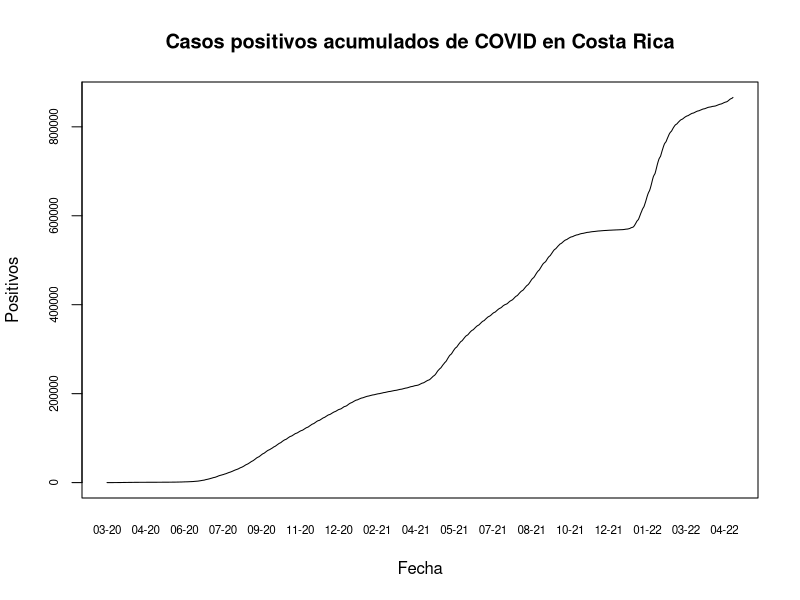
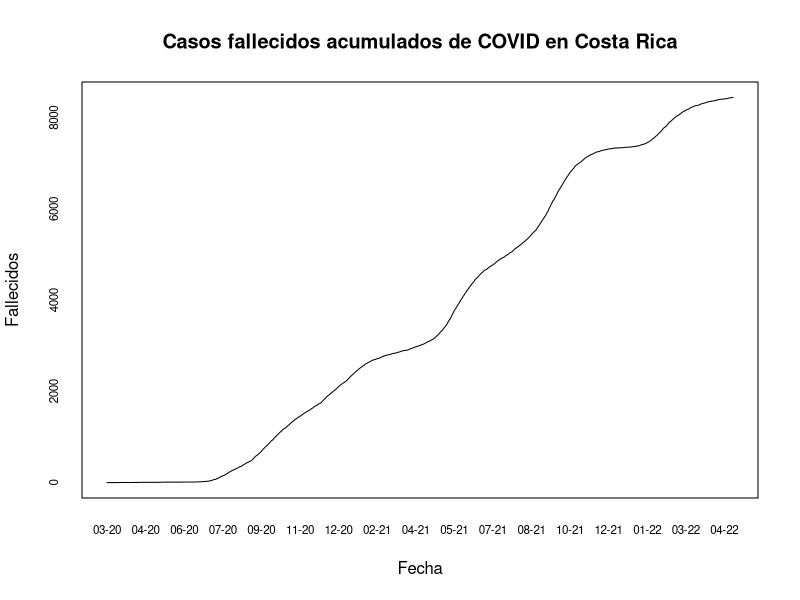
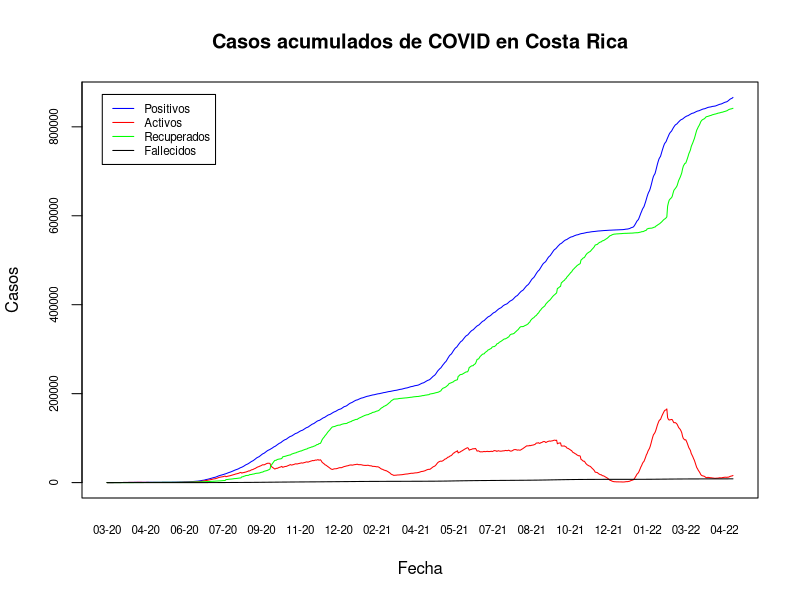
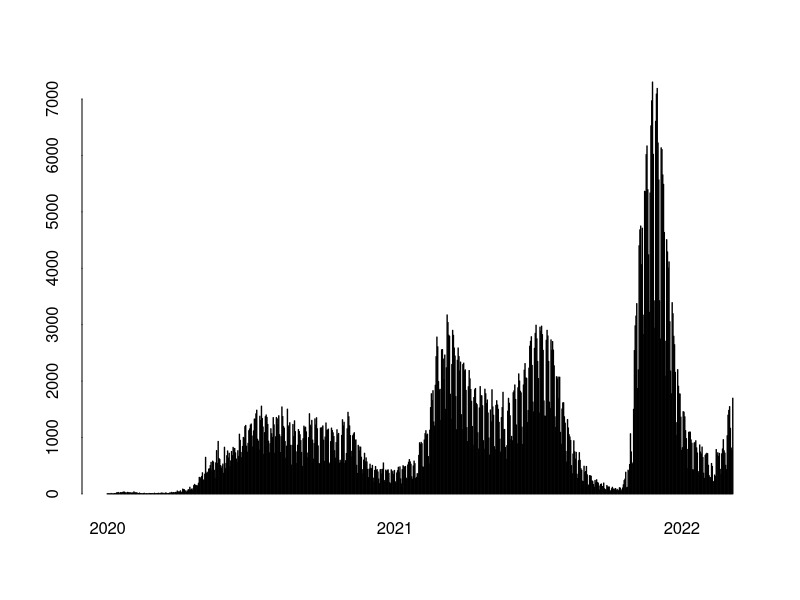
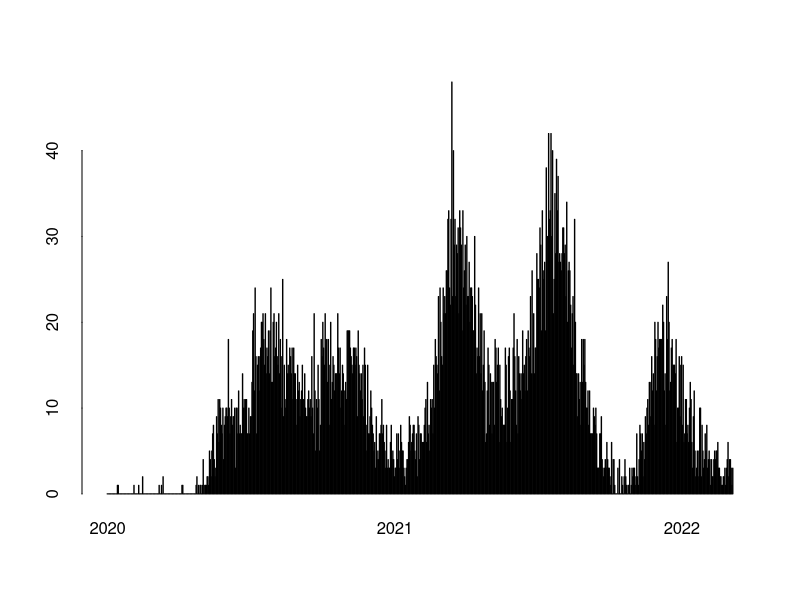

These charts were generated, in order, by the following R code:
## ---- chunk 1
knitr::opts_chunk$set(echo = TRUE)
## ---- chunk 2
covid <- read.csv(file="05_10_22_CSV_GENERAL.csv", sep = ";")
## ---- chunk 3
options(scipen = 7)
## ---- chunk 4
covid$FECHA <- as.Date(covid$FECHA, format = "%d/%m/%Y")
## ---- chunk 5
plot(
  covid$FECHA,
  covid$positivos,
  type = "l",
  xaxt = "n",
  yaxt = "n",
  main = "Casos positivos acumulados de COVID en Costa Rica",
  xlab = "Fecha",
  ylab = "Positivos"
)

# Formato del eje X
axis(side = 1,
     covid$FECHA,
     tick = FALSE,
     format(covid$FECHA, "%m-%y"),
     cex.axis = .7)

# Formato del eje Y
axis(
  side = 2,
  covid$positivos,
  labels = TRUE,  
  at = seq(0, 1000000, by = 200000),
  cex.axis = .7
)
## ---- chunk 6
plot(
  covid$FECHA,
  covid$fallecidos,
  type = "l",
  xaxt = "n",
  yaxt = "n",
  main = "Casos fallecidos acumulados de COVID en Costa Rica",
  xlab = "Fecha",
  ylab = "Fallecidos"
)

# Formato del eje X
axis(side = 1,
     covid$FECHA,
     tick = FALSE,
     format(covid$FECHA, "%m-%y"),
     cex.axis = .7)

# Formato del eje Y
axis(
  side = 2,
  covid$fallecidos,
  labels = TRUE,  
  at = seq(0, 10000, by = 2000),
  cex.axis = .7
)
## ---- chunk 7
plot(
  covid$FECHA,
  covid$positivos,
  type = "l",
  xaxt = "n",
  yaxt = "n",
  main = "Casos acumulados de COVID en Costa Rica",
  xlab = "Fecha",
  ylab = "Casos",
  col = "blue"
)
# Casos Activos
lines(covid$FECHA, covid$activos, col="red")
# Casos Recuperados
lines(covid$FECHA, covid$RECUPERADOS, col="green")
# Casos Fallecidos
lines(covid$FECHA, covid$fallecidos, col="black")



legend(
  x = "topleft",
  inset = 0.03,
  legend = c("Positivos", "Activos", "Recuperados", "Fallecidos"),
  col = c("blue", "red", "green", "black"),
  lty = 1,
  cex = 0.7)

axis(side = 1,
     covid$FECHA,
     tick = FALSE,
     format(covid$FECHA, "%m-%y"),
     cex.axis = .7)
# Formato de x
axis(
  side = 2,
  covid$positivos,
  labels = TRUE,  
  at = seq(0, 1000000, by = 200000),
  cex.axis = .7
)
## ---- chunk 8
# Gráfico de barras
barplot(
  height=covid$nue_posi,
  names.arg=format(covid$FECHA, "%Y"),
  ann = FALSE, 
  bty = "n", 
  tck = 0, 
  xaxt = "n",
  space = 1,
  main="Casos positivos por día",
  xlab = "Fecha",
  ylab = "Casos positivos",
  col = "blue"
)
# Fechas minima y máxima
x_min <- min(covid$FECHA)
x_max <- max(covid$FECHA)
# Formato del eje X
axis(
  side = 1,
  at = match(seq(as.Date(x_min), x_max, "years"), covid$FECHA) * (1 + 1),
  labels = format(seq(as.Date(x_min), x_max, "years"), "%Y"),
  lwd = 0)
## ---- chunk 9
# Gráfico de barras
barplot(
  height=covid$nue_falleci,
  names.arg=format(covid$FECHA, "%Y"),
  ann = FALSE, 
  bty = "n", 
  tck = 0, 
  xaxt = "n",
  space = 1,
  main="Casos fallecidos por día",
  xlab = "Fecha",
  ylab = "Casos fallecidos",
  col = "black"
)
# Fechas minima y máxima
x_min <- min(covid$FECHA)
x_max <- max(covid$FECHA)
# Formato del eje X
axis(
  side = 1,
  at = match(seq(as.Date(x_min), x_max, "years"), covid$FECHA) * (1 + 1),
  labels = format(seq(as.Date(x_min), x_max, "years"), "%Y"),
  lwd = 0)
